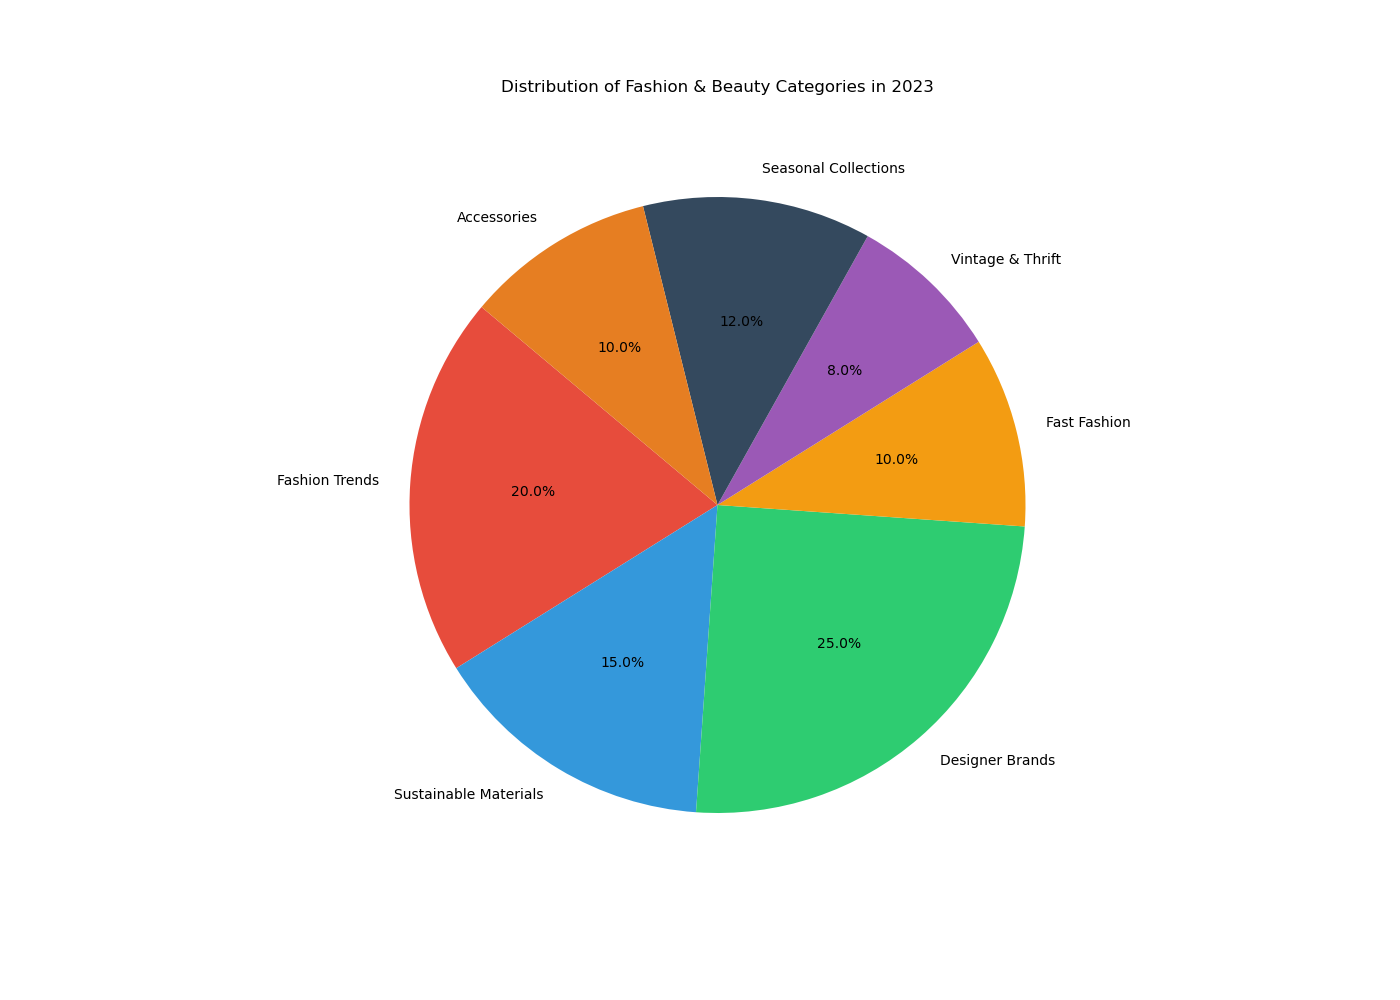

Python code for this plot:

import matplotlib.pyplot as plt

# Data points
categories = ['Fashion Trends', 'Sustainable Materials', 'Designer Brands', 'Fast Fashion', 'Vintage & Thrift', 'Seasonal Collections', 'Accessories']
percentage = [20.0, 15.0, 25.0, 10.0, 8.0, 12.0, 10.0]
colors = ['#e74c3c', '#3498db', '#2ecc71', '#f39c12', '#9b59b6', '#34495e', '#e67e22']

# Create a pie chart
plt.figure(figsize=(14, 10))  # Modify the width and height of the chart
plt.pie(percentage, labels=categories, colors=colors, autopct='%1.1f%%', startangle=140)

# Chart title
plt.title('Distribution of Fashion & Beauty Categories in 2023', pad=20)

# Display the chart
plt.show()
